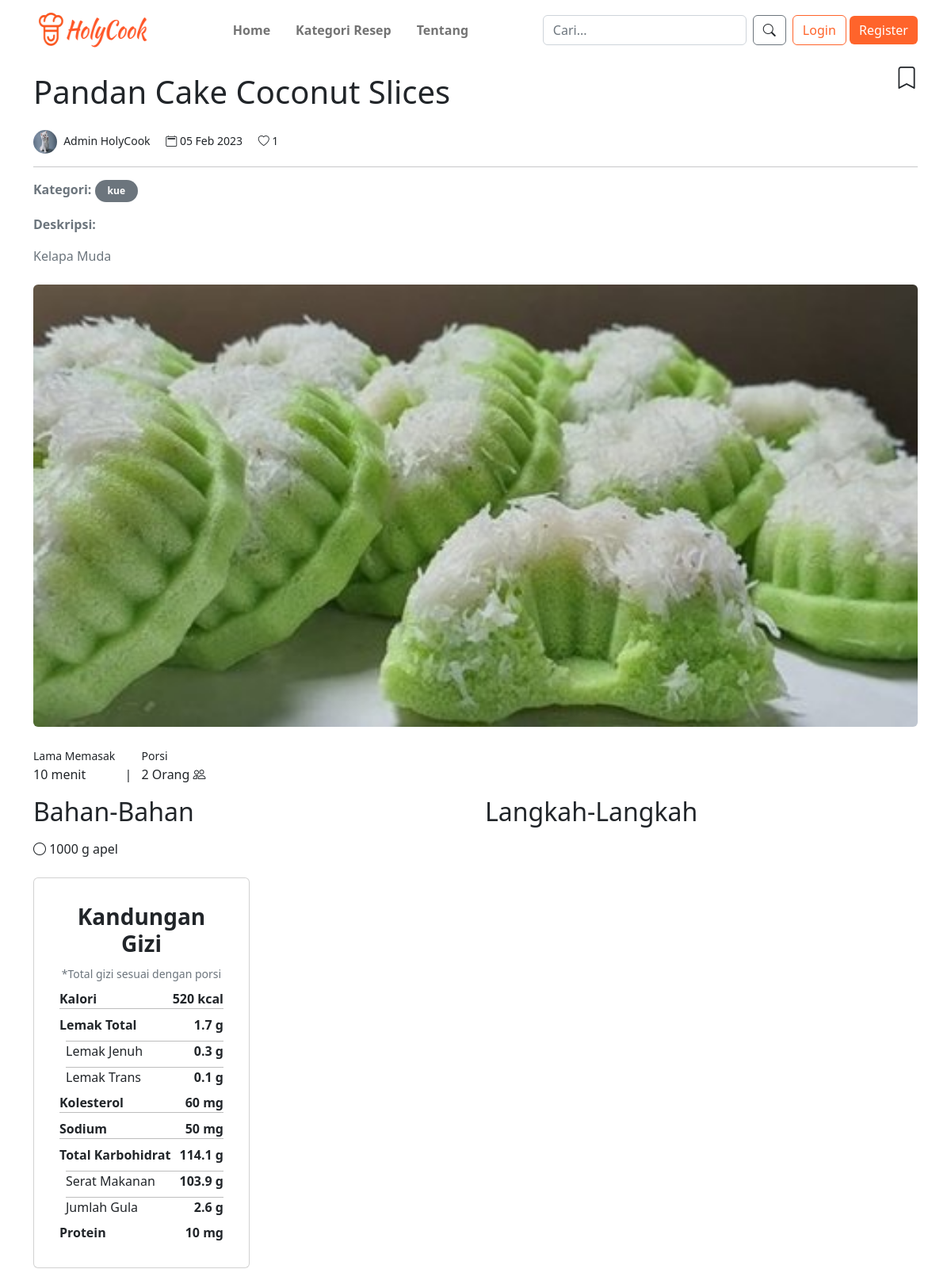
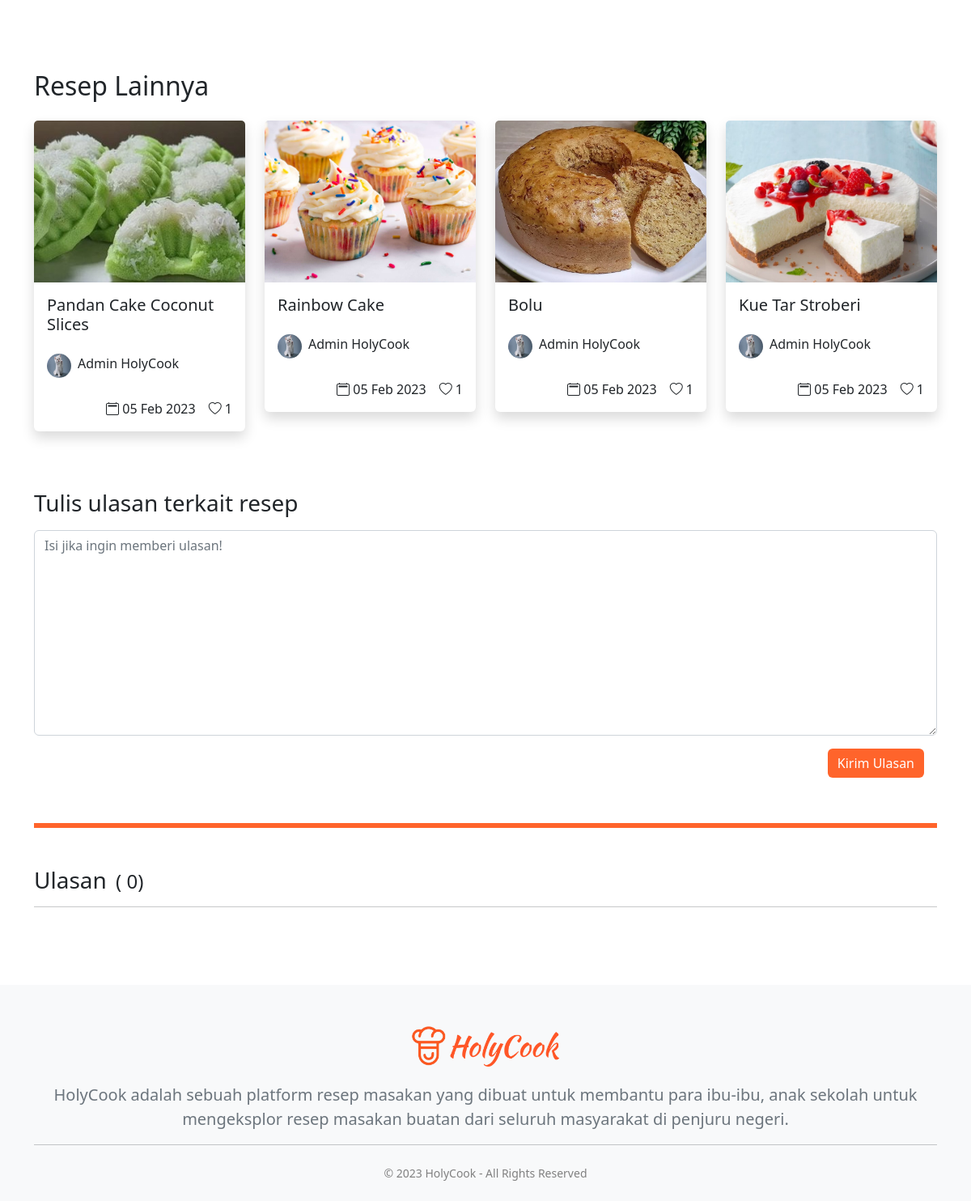
Page /pages/detail-resep.php?id_resep=10 on the committed database (2 pictures, top to bottom).
### tables this page shows
CREATE TABLE `resep` (
  `id_resep` int(5) NOT NULL AUTO_INCREMENT,
  `judul` varchar(100) NOT NULL,
  `kategori` varchar(50) NOT NULL,
  `porsi` int(5) NOT NULL,
  `lama_masak` varchar(50) NOT NULL,
  `deskripsi` longtext NOT NULL,
  `bahan` longtext NOT NULL,
  `langkah` longtext NOT NULL,
  `gizi` longtext NOT NULL,
  `foto` varchar(50) NOT NULL,
  `tanggal` date NOT NULL,
  `id_user` int(5) NOT NULL,
  PRIMARY KEY (`id_resep`),
  KEY `id_user` (`id_user`),
  CONSTRAINT `resep_ibfk_1` FOREIGN KEY (`id_user`) REFERENCES `user` (`id_user`)
);

CREATE TABLE `user` (
  `id_user` int(5) NOT NULL AUTO_INCREMENT,
  `nama` varchar(100) NOT NULL,
  `jk` enum('L','P') NOT NULL,
  `no_telp` varchar(13) NOT NULL,
  `alamat` text NOT NULL,
  `foto` varchar(50) NOT NULL,
  `email` varchar(50) NOT NULL,
  `password` text NOT NULL,
  PRIMARY KEY (`id_user`)
);

### pages/detail-resep.php (the view, shortened to what this page needs)
<?php
include 'layout.php';
$db = dbConnect();
$id_resep = $_GET['id_resep'];
$sql = "SELECT a.*, b.nama as nama_user, b.foto as fotoUser
        FROM resep as a
        INNER JOIN user as b ON a.id_user = b.id_user
        WHERE a.id_resep = $id_resep";
$res = $db->query($sql);
if ($res) {
    $resep = $res->fetch_assoc();
} else {
    echo $db->error;
}
$sqlfav = "SELECT COUNT(*) as fav FROM resep_favorit WHERE id_resep ='$id_resep'";
$resfav = $db->query($sqlfav);
$fav = $resfav->fetch_assoc();
$kategori = $resep['kategori'];
$sqllainnya = "SELECT COUNT(*) as jml_fav, b.*, c.nama as nama_user, c.foto as fotoUser FROM resep_favorit as a
                INNER JOIN resep as b ON a.id_resep = b.id_resep
                INNER JOIN user as c ON b.id_user = c.id_user
                WHERE kategori = '$kategori'
                GROUP BY b.judul
                ORDER BY RAND()
                LIMIT 4";
$reslainnya = $db->query($sqllainnya);
$datalainnya = $reslainnya->fetch_all(MYSQLI_ASSOC);
?>
<div class="container">
    <div>
        <strong>
            <form id="ffav" action="simpan-favorit.php" method="post">
                <span class="fs-3" style="float:right;cursor:pointer" onclick="konfirmasiSimpan()"><i
                        class="bi bi-bookmark"></i></span>
            </form>
        </strong>
        <h1 class="py-3 mb-0">
            <?= $resep['judul'] ?>
        </h1>
    </div>
    <div class="my-2 mr-4">
        <?php
        if ($resep['fotoUser'] != 'profile-pict.png') {
            ?>
            <img src="../assets/uploads/profile/<?= $resep['fotoUser'] ?>" alt="Profile" class="img-fluid rounded-circle"
                style="width: 30px; height: 30px" />
            <?php
        } else {
            ?>
            <img src="../assets/images/<?= $resep['fotoUser'] ?>" alt="Profile" class="img-fluid rounded-circle"
                style="width: 30px; height: 30px" />
            <?php
        }
        ?>
        <small class="ms-1">
            <?= $resep['nama_user'] ?>
        </small>
        <small class="ms-3"><i class="bi bi-calendar2"></i>
            <?= date('d M Y', strtotime($resep['tanggal'])) ?>
        </small>
        <small class="ms-3"><i class="bi bi-heart"></i>
            <?= $fav['fav'] ?>
        </small>
    </div>
    <div class="my-2">
        <hr />
        <p class="text-muted mt-2">
            <span class="fw-semibold">Kategori: </span>
            <span class="badge rounded-pill text-bg-secondary py-2 px-3">
                <?= $resep['kategori'] ?>
            </span>
        </p>
        <p class="text-muted fw-semibold">
            <span class="fw-semibold">Deskripsi: </span>
        </p>
        <p class="text-muted">
            <?= strip_tags($resep['deskripsi']) ?>
        </p>
    </div>
    <div class=" my-4">
        <img src="../assets/uploads/resep/<?= $resep['foto'] ?>" alt="resep" class="img-fluid w-100 rounded" />
    </div>
    <div class="row mt-0">
        <div class="col-md-12">
            <ul class="list-inline">
                <li class="list-inline-item">
                    <small>Lama Memasak</small>
                    <br />
                    <span>
                        <?= $resep['lama_masak'] ?>
                    </span>
                </li>
                <li class="list-inline-item">|</li>
                <li class="list-inline-item">
                    <small>Porsi</small>
                    <br />
                    <span>
                        <?= $resep['porsi'] ?> Orang <i class="bi bi-people"></i>
                    </span>
                </li>
            </ul>
        </div>
    </div>
    <div class="row">
        <div class="col-md-6">
            <h2>Bahan-Bahan</h2>
            <div class="checklist pb-2">
                <?php
                $jml_bahan = explode(" , ", $resep['bahan']);
                for ($i = 0; $i < count($jml_bahan); $i++) {
                    ?>
                    <div class="recipe-checkbox mt-3 mb-3">
                        <span style="cursor:pointer"><i class="bi bi-circle"></i>
                            <?= $jml_bahan[$i] ?>
                        </span>
                    </div>
                    <?php
                }
                ?>
            </div>
            <div class="card p-3 w-50">
                <div class="card-body">
                    <h3 class="card-title fw-bold text-center">Kandungan Gizi</h3>
                    <center><small class="text-muted mb-3">*Total gizi sesuai dengan porsi</small></center>
                    <div class="d-flex justify-content-between mt-2" style="border-bottom: 1px solid#bdbdbd">
                        <span class="fw-bold">Kalori</span>
                        <span class="fw-semibold kalori">0</span>
                    </div>
                    <div class="d-flex justify-content-between mt-2">
                        <span class="fw-bold">Lemak Total</span>
                        <span class="fw-semibold lemak-total">0 g</span>
                    </div>
                    <div class="d-flex justify-content-between mt-2 ms-2 mt-2" style="border-top: 1px solid #bdbdbd">
                        <span>Lemak Jenuh</span>
                        <span class="fw-semibold lemak-jenuh">0 g</span>
                    </div>
                    <div class="d-flex justify-content-between mt-2 ms-2 mt-2" style="border-top: 1px solid #bdbdbd">
                        <span>Lemak Trans</span>
                        <span class="fw-semibold lemak-trans">0 g</span>
                    </div>
                    <div class="d-flex justify-content-between mt-2" style="border-bottom: 1px solid#bdbdbd">
                        <span class="fw-bold">Kolesterol</span>
                        <span class="fw-semibold kolesterol">0 g</span>
                    </div>
                    <div class="d-flex justify-content-between mt-2" style="border-bottom: 1px solid#bdbdbd">
                        <span class="fw-bold">Sodium</span>
                        <span class="fw-semibold sodium">0 g</span>
                    </div>
                    <div class="d-flex justify-content-between mt-2">
                        <span class="fw-bold">Total Karbohidrat</span>
                        <span class="fw-semibold karbohidrat">0 g</span>
                    </div>
                    <div class="d-flex justify-content-between mt-2 ms-2 mt-2" style="border-top: 1px solid #bdbdbd">
                        <span>Serat Makanan</span>
                        <span class="fw-semibold seratmakanan">0 g</span>
                    </div>
                    <div class="d-flex justify-content-between mt-2 ms-2 mt-2" style="border-top: 1px solid #bdbdbd">
                        <span>Jumlah Gula</span>
                        <span class="fw-semibold jumlahgula">0 g</span>
                    </div>
                    <div class="d-flex justify-content-between mt-2">
                        <span class="fw-bold">Protein</span>
                        <span class="fw-semibold protein">0 g</span>
                    </div>
                </div>
            </div>
            <br>
        </div>
        <div class="col-md-6">
            <h2>Langkah-Langkah</h2>
        </div>
    </div>
    <div class="row mb-4">
        <h2 class="py-3 mt-5">Resep Lainnya</h2>
        <?php
        foreach ($datalainnya as $barisData) {
            ?>
            <div class="col-md-3 mb-5">
                <a href="detail-resep.php?id_resep=<?= $barisData['id_resep'] ?>"
                    class="text-decoration-none text-dark resep">
                    <div class="card shadow border-0">
                        <div class="inner">
                            <img src="../assets/uploads/resep/<?= $barisData['foto'] ?>" class="card-img-top img-fluid"
                                alt="..." style="width: 100%; height: 200px;" />
                        </div>
                        <div class="card-body">
                            <h5 class="card-title mb-4 judul">
                                <?= $barisData['judul'] ?>
                            </h5>
                            <div class="d-flex justify-content-start">
                                <?php
                                if ($barisData['fotoUser'] != 'profile-pict.png') {
                                    ?>
                                    <img src="../assets/uploads/profile/<?= $barisData['fotoUser'] ?>" alt="Profile"
                                        class="img-fluid rounded-circle" style="width: 30px; height: 30px" />
                                    <?php
                                } else {
                                    ?>
                                    <img src="../assets/images/<?= $barisData['fotoUser'] ?>" alt="Profile"
                                        class="img-fluid rounded-circle" style="width: 30px; height: 30px" />
                                    <?php
                                }
                                ?>
                                <p class="ms-2">
                                    <?= $barisData['nama_user'] ?>
                                </p>
                            </div>
                        </div>
                        <div class="d-flex justify-content-end">
                            <p class="me-3"><i class="bi bi-calendar2"></i>
                                <?= date('d M Y', strtotime($barisData['tanggal'])) ?>
                            </p>
                            <p class="me-3"><i class="bi bi-heart"></i>
                                <?= $barisData['jml_fav'] ?>
                            </p>
                        </div>
                    </div>
                </a>
            </div>
            <?php
        }
        ?>
    </div>
    <h3 class="mb-3">Tulis ulasan terkait resep</h3>
    <form action="simpan-ulasan.php" method="post">
        <div class="form-group">
            <textarea name="isi" class="form-control w-100 mb-3" rows="10" placeholder="Isi jika ingin memberi ulasan!"
                required></textarea>
            <div class="d-flex justify-content-end me-3 mb-2">
                <button type="submit" name="submit" class="btn btn-primary btnOren mb-5"
                    style="background:#ff642b;border:none;">Kirim
                    Ulasan</button>
            </div>
        </div>
    </form>
    <div style="border: 3px solid #ff642b" class="mb-5"></div>
    <?php
    $sqlcount = "SELECT COUNT(*) as jml_ulasan FROM ulasan WHERE id_resep = '$id_resep'";
    $rescount = $db->query($sqlcount);
    $jml_ulasan = $rescount->fetch_assoc();
    ?>
    <h3 class="mb-3">Ulasan
        <span class="fs-4 ms-1">
            (
            <?= $jml_ulasan['jml_ulasan'] ?>)
        </span>
    </h3>
    <hr>
</div>

### assets/components/Style.css (style rules this page uses)
.inner { overflow: hidden; }
.inner img { transition: all 0.5s ease; object-fit: cover; }
.resep .judul { transition: all 0.3s ease; }
.btnOren { background: #ff642b; border-color: #ff642b; }

### pages/layout.php (style rules this page uses)
html, body { height: 100%; background: #fff; }

### rows in the picture
resep: judul "Pandan Cake Coconut Slices", id_user.foto (picture), id_user.nama "Admin HolyCook", tanggal "05 Feb 2023", kategori "kue", deskripsi "Kelapa Muda", foto (picture), lama_masak "10 menit", porsi "2", bahan "1000 g apel", jml_fav "1"
resep: foto (picture), judul "Rainbow Cake", id_user.foto (picture), id_user.nama "Admin HolyCook", tanggal "05 Feb 2023", jml_fav "1"
resep: foto (picture), judul "Bolu", id_user.foto (picture), id_user.nama "Admin HolyCook", tanggal "05 Feb 2023", jml_fav "1"
resep: foto (picture), judul "Kue Tar Stroberi", id_user.foto (picture), id_user.nama "Admin HolyCook", tanggal "05 Feb 2023", jml_fav "1"

### other values in the picture
$fav['fav'] "1"
$jml_ulasan['jml_ulasan'] "0"
